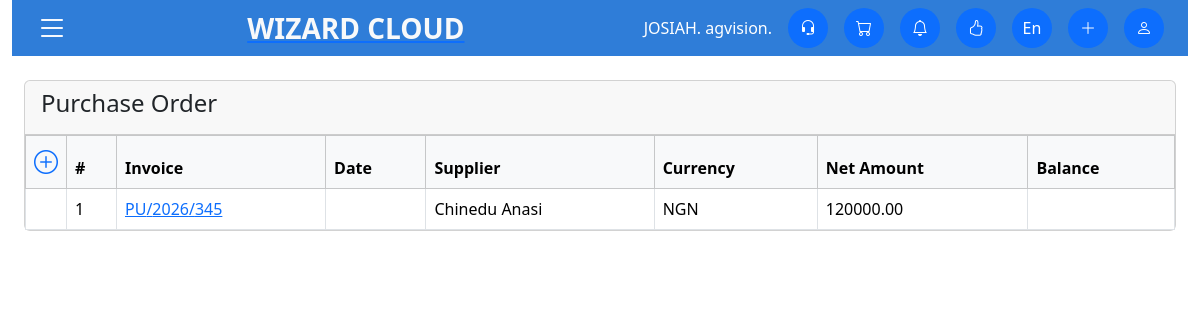
/purchase/list, run on an earlier commit of the app's database.
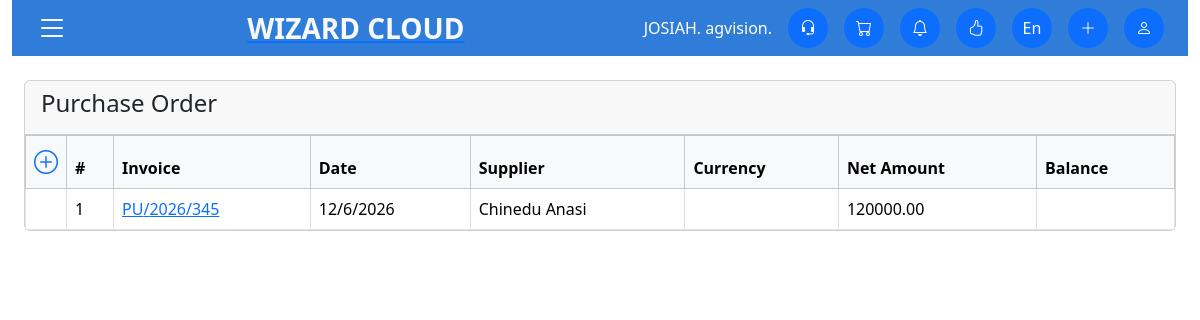
And on a later commit of the database.
### automate1/models.py (models this page shows, shortened)
class OrderDocument(models.Model):
    doc_code = models.CharField(max_length=10)
    doc_year = models.CharField(max_length=4)
    doc_num = models.CharField(max_length=20)
    doc_date = models.CharField(max_length=20)
    supplier_name = models.CharField(max_length=255, blank=True)
    supplier_invoice = models.CharField(max_length=100, blank=True)
    currency = models.CharField(max_length=10, blank=True)
    credit_fercility = models.CharField(max_length=100, blank=True)
    address = models.TextField(blank=True)
    project = models.CharField(max_length=255, blank=True)
    created_at = models.DateTimeField(auto_now_add=True)

class Supplier(models.Model):
    name = models.CharField(max_length=100, unique=True)
    address = models.TextField(blank=True, null=True)
    phone = models.CharField(max_length=20, blank=True, null=True)
    email = models.EmailField(blank=True, null=True)

class Currency(models.Model):
    code = models.CharField(max_length=3, unique=True)      # NGN, USD
    name = models.CharField(max_length=50)

class OrderItem(models.Model):
    document = models.ForeignKey(OrderDocument, on_delete=models.CASCADE, related_name="items")
    product_code = models.CharField(max_length=255)
    product_description = models.TextField(blank=True)
    warehouse = models.CharField(max_length=255, blank=True)
    product_qty = models.DecimalField(max_digits=10, decimal_places=3)
    product_unit = models.CharField(max_length=10)
    product_price = models.DecimalField(max_digits=12, decimal_places=2)
    product_amount = models.DecimalField(max_digits=12, decimal_places=2)
    percentage_discount = models.DecimalField(max_digits=5, decimal_places=2)
    discount = models.DecimalField(max_digits=12, decimal_places=2)
    gross_amount = models.DecimalField(max_digits=12, decimal_places=2)

### automate1/views.py (the view)
# urls.py: path("purchase/list", views.Purchase_list, name="purchase_list"),
def Purchase_list(request):
    purchases = OrderDocument.objects.all()
    currencies = Currency.objects.all()
    suppliers = Supplier.objects.all()
    context = {
        "purchases": purchases,
        "currencies": currencies,
        "suppliers": suppliers,
    }
    return render(request, "purchase_list.html", context)

### automate1/templates/purchase_list.html (shortened to what this page needs)
{% extends 'base.html' %}
{% load static %}{% block content %}
<div class="container-fluid mt-4">
    <div class="card">
        <div class="card-header text-dark">
            <h4>Purchase Order</h4>
        </div>
        <div class="card-body p-0">
            <table class="table table-bordered table-hover mb-0">
                <thead class="table-light">
                    <tr>
                        <th style="width: 10px;"><a href="{% url 'purchase'%}">
                                <i class="bi bi-plus-circle fs-4"></i></a></li>
                            </a></th>
                        <th>#</th>
                        <th>Invoice</th>
                        <th>Date</th>
                        <th>Supplier</th>
                        <th>Currency</th>
                        <th>Net Amount</th>
                        <th>Balance</th>
                    </tr>
                </thead>
                <tbody>
                    {% for purchase in purchases %}
                    <tr>
                        <td></td>
                        <td>{{ forloop.counter }}</td>
                        <td>
                            <a href="{% url 'update_purchase' purchase.id %}">
                                {{ purchase.doc_code }}/{{ purchase.doc_year }}/{{ purchase.doc_num }}
                        </td>
                        <td>{{ purchase.doc_date }}</td>
                        <td>{% for supplier in suppliers %}
                            {% if supplier.id|stringformat:"s" == purchase.supplier_name %}
                            {{ supplier.name }}
                            {% endif %}
                            {% endfor %}
                        </td>
                        <td>{% for currency in currencies %}
                            {% if currency.id|stringformat:"s" == purchase.currency %}
                            {{ currency.name }}
                            {% endif %}
                            {% endfor %}
                        </td>
                        {% for item in purchase.items.all %}
                        <td>{{ item.product_price }}</td>
                        <td>{{ purchase.currencys }}</td>
                        {% endfor %}
                    </tr>
                    {% empty %}
                    <tr>
                        <td colspan="11" class="text-center">
                            No Items
                        </td>
                    </tr>
                    {% endfor %}
                </tbody>
            </table>
        </div>
    </div>
    {% endblock content %}

What changed in the data, as far as the page shows it:
changed OrderDocument "PU": loses Currency (name "NGN"); doc_date (not shown) → "12/6/2026"
